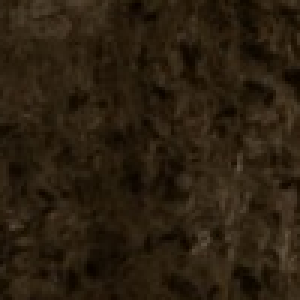
#> input picture tools/Image_quilting_for_texture_synthesis/image/tunnel.png, 100 x 100 px (shown 3 times larger)
$ python main.py
#> lines starting #> are read from the running program, lines starting #| are printed output that depends on the picture
### tools/Image_quilting_for_texture_synthesis/utils/generate.py
import os
import numpy as np
import cv2
from matplotlib import pyplot as plt
from math import ceil
from itertools import product

inf = np.float32('inf')
ErrorCombinationFunc = np.add


def findPatchHorizontal(refBlock, texture, blocksize, overlap, tolerance):
	'''
	Find best horizontal match from the texture
	'''
	H, W = texture.shape[:2]
	errMat = np.zeros((H-blocksize, W-blocksize)) + inf
	for i, j in product(range(H-blocksize), range(W-blocksize)):
		rmsVal = ((texture[i:i+blocksize, j:j+overlap] - refBlock[:, -overlap:])**2).mean()
		if rmsVal > 0:
			errMat[i, j] = rmsVal

	minVal = np.min(errMat)
	y, x = np.where(errMat < (1.0 + tolerance)*(minVal))
	c = np.random.randint(len(y))
	y, x = y[c], x[c]
	return texture[y:y+blocksize, x:x+blocksize]


def findPatchBoth(refBlockLeft, refBlockTop, texture, blocksize, overlap, tolerance):
	'''
	Find best horizontal and vertical match from the texture
	'''
	H, W = texture.shape[:2]
	errMat = np.zeros((H-blocksize, W-blocksize)) + inf
	for i, j in product(range(H-blocksize), range(W-blocksize)):
		rmsVal = ((texture[i:i+overlap, j:j+blocksize] - refBlockTop[-overlap:, :])**2).mean()
		rmsVal = rmsVal + ((texture[i:i+blocksize, j:j+overlap] - refBlockLeft[:, -overlap:])**2).mean()
		if rmsVal > 0:
			errMat[i, j] = rmsVal

	minVal = np.min(errMat)
	y, x = np.where(errMat < (1.0 + tolerance)*(minVal))
	c = np.random.randint(len(y))
	y, x = y[c], x[c]
	return texture[y:y+blocksize, x:x+blocksize]


def findPatchVertical(refBlock, texture, blocksize, overlap, tolerance):
	'''
	Find best vertical match from the texture
	'''
	H, W = texture.shape[:2]
	errMat = np.zeros((H-blocksize, W-blocksize)) + inf
	for i, j in product(range(H-blocksize), range(W-blocksize)):
		rmsVal = ((texture[i:i+overlap, j:j+blocksize] - refBlock[-overlap:, :])**2).mean()
		if rmsVal > 0:
			errMat[i, j] = rmsVal

	minVal = np.min(errMat)
	y, x = np.where(errMat < (1.0 + tolerance)*(minVal))
	c = np.random.randint(len(y))
	y, x = y[c], x[c]
	return texture[y:y+blocksize, x:x+blocksize]


def getMinCutPatchHorizontal(block1, block2, blocksize, overlap):
	'''
	Get the min cut patch done horizontally
	'''
	err = ((block1[:, -overlap:] - block2[:, :overlap])**2).mean(2)
	# maintain minIndex for 2nd row onwards and
	minIndex = []
	E = [list(err[0])]
	for i in range(1, err.shape[0]):
		# Get min values and args, -1 = left, 0 = middle, 1 = right
		e = [inf] + E[-1] + [inf]
		e = np.array([e[:-2], e[1:-1], e[2:]])
		# Get minIndex
		minArr = e.min(0)
		minArg = e.argmin(0) - 1
		minIndex.append(minArg)
		# Set Eij = e_ij + min_
		Eij = err[i] + minArr
		E.append(list(Eij))

	# Check the last element and backtrack to find path
	path = []
	minArg = np.argmin(E[-1])
	path.append(minArg)

	# Backtrack to min path
	for idx in minIndex[::-1]:
		minArg = minArg + idx[minArg]
		path.append(minArg)
	# Reverse to find full path
	path = path[::-1]
	mask = np.zeros((blocksize, blocksize, block1.shape[2]))
	for i in range(len(path)):
		mask[i, :path[i]+1] = 1

	resBlock = np.zeros(block1.shape)
	resBlock[:, :overlap] = block1[:, -overlap:]
	resBlock = resBlock*mask + block2*(1-mask)
	# resBlock = block1*mask + block2*(1-mask)
	return resBlock


def getMinCutPatchVertical(block1, block2, blocksize, overlap):
	'''
	Get the min cut patch done vertically
	'''
	resBlock = getMinCutPatchHorizontal(np.rot90(block1), np.rot90(block2), blocksize, overlap)
	return np.rot90(resBlock, 3)


def getMinCutPatchBoth(refBlockLeft, refBlockTop, patchBlock, blocksize, overlap):
	'''
	Find minCut for both and calculate
	'''
	err = ((refBlockLeft[:, -overlap:] - patchBlock[:, :overlap])**2).mean(2)
	# maintain minIndex for 2nd row onwards and
	minIndex = []
	E = [list(err[0])]
	for i in range(1, err.shape[0]):
		# Get min values and args, -1 = left, 0 = middle, 1 = right
		e = [inf] + E[-1] + [inf]
		e = np.array([e[:-2], e[1:-1], e[2:]])
		# Get minIndex
		minArr = e.min(0)
		minArg = e.argmin(0) - 1
		minIndex.append(minArg)
		# Set Eij = e_ij + min_
		Eij = err[i] + minArr
		E.append(list(Eij))

	# Check the last element and backtrack to find path
	path = []
	minArg = np.argmin(E[-1])
	path.append(minArg)

	# Backtrack to min path
	for idx in minIndex[::-1]:
		minArg = minArg + idx[minArg]
		path.append(minArg)
	# Reverse to find full path
	path = path[::-1]
	mask1 = np.zeros((blocksize, blocksize, patchBlock.shape[2]))
	for i in range(len(path)):
		mask1[i, :path[i]+1] = 1

	###################################################################
	## Now for vertical one
	err = ((np.rot90(refBlockTop)[:, -overlap:] - np.rot90(patchBlock)[:, :overlap])**2).mean(2)
	# maintain minIndex for 2nd row onwards and
	minIndex = []
	E = [list(err[0])]
	for i in range(1, err.shape[0]):
		# Get min values and args, -1 = left, 0 = middle, 1 = right
		e = [inf] + E[-1] + [inf]
		e = np.array([e[:-2], e[1:-1], e[2:]])
		# Get minIndex
		minArr = e.min(0)
		minArg = e.argmin(0) - 1
		minIndex.append(minArg)
		# Set Eij = e_ij + min_
		Eij = err[i] + minArr
		E.append(list(Eij))

	# Check the last element and backtrack to find path
	path = []
	minArg = np.argmin(E[-1])
	path.append(minArg)

	# Backtrack to min path
	for idx in minIndex[::-1]:
		minArg = minArg + idx[minArg]
		path.append(minArg)
	# Reverse to find full path
	path = path[::-1]
	mask2 = np.zeros((blocksize, blocksize, patchBlock.shape[2]))
	for i in range(len(path)):
		mask2[i, :path[i]+1] = 1
	mask2 = np.rot90(mask2, 3)


	mask2[:overlap, :overlap] = np.maximum(mask2[:overlap, :overlap] - mask1[:overlap, :overlap], 0)

	# Put first mask
	resBlock = np.zeros(patchBlock.shape)
	resBlock[:, :overlap] = mask1[:, :overlap]*refBlockLeft[:, -overlap:]
	resBlock[:overlap, :] = resBlock[:overlap, :] + mask2[:overlap, :]*refBlockTop[-overlap:, :]
	resBlock = resBlock + (1-np.maximum(mask1, mask2))*patchBlock
	return resBlock


def generateTextureMap(image, blocksize, overlap, outH, outW, tolerance):
	nH = int(ceil((outH - blocksize)*1.0/(blocksize - overlap)))
	nW = int(ceil((outW - blocksize)*1.0/(blocksize - overlap)))

	textureMap = np.zeros(((blocksize + nH*(blocksize - overlap)), (blocksize + nW*(blocksize - overlap)), image.shape[2]))

	# Starting index and block
	H, W = image.shape[:2]
	randH = np.random.randint(H - blocksize)
	randW = np.random.randint(W - blocksize)

	startBlock = image[randH:randH+blocksize, randW:randW+blocksize]
	textureMap[:blocksize, :blocksize, :] = startBlock

	# Fill the first row
	for i, blkIdx in enumerate(range((blocksize-overlap), textureMap.shape[1]-overlap, (blocksize-overlap))):
		# Find horizontal error for this block
		# Calculate min, find index having tolerance
		# Choose one randomly among them
		# blkIdx = block index to put in
		refBlock = textureMap[:blocksize, (blkIdx-blocksize+overlap):(blkIdx+overlap)]
		patchBlock = findPatchHorizontal(refBlock, image, blocksize, overlap, tolerance)
		minCutPatch = getMinCutPatchHorizontal(refBlock, patchBlock, blocksize, overlap)
		textureMap[:blocksize, (blkIdx):(blkIdx+blocksize)] = minCutPatch
	print("{} out of {} rows complete...".format(1, nH+1))


	### Fill the first column
	for i, blkIdx in enumerate(range((blocksize-overlap), textureMap.shape[0]-overlap, (blocksize-overlap))):
		# Find vertical error for this block
		# Calculate min, find index having tolerance
		# Choose one randomly among them
		# blkIdx = block index to put in
		refBlock = textureMap[(blkIdx-blocksize+overlap):(blkIdx+overlap), :blocksize]
		patchBlock = findPatchVertical(refBlock, image, blocksize, overlap, tolerance)
		minCutPatch = getMinCutPatchVertical(refBlock, patchBlock, blocksize, overlap)

		textureMap[(blkIdx):(blkIdx+blocksize), :blocksize] = minCutPatch

	### Fill in the other rows and columns
	for i in range(1, nH+1):
		for j in range(1, nW+1):
			# Choose the starting index for the texture placement
			blkIndexI = i*(blocksize-overlap)
			blkIndexJ = j*(blocksize-overlap)
			# Find the left and top block, and the min errors independently
			refBlockLeft = textureMap[(blkIndexI):(blkIndexI+blocksize), (blkIndexJ-blocksize+overlap):(blkIndexJ+overlap)]
			refBlockTop  = textureMap[(blkIndexI-blocksize+overlap):(blkIndexI+overlap), (blkIndexJ):(blkIndexJ+blocksize)]

			patchBlock = findPatchBoth(refBlockLeft, refBlockTop, image, blocksize, overlap, tolerance)
			minCutPatch = getMinCutPatchBoth(refBlockLeft, refBlockTop, patchBlock, blocksize, overlap)

			textureMap[(blkIndexI):(blkIndexI+blocksize), (blkIndexJ):(blkIndexJ+blocksize)] = minCutPatch

			# refBlockLeft = 0.5
			# textureMap[(blkIndexI):(blkIndexI+blocksize), (blkIndexJ-blocksize+overlap):(blkIndexJ+overlap)] = refBlockLeft
			# textureMap[(blkIndexI-blocksize+overlap):(blkIndexI+overlap), (blkIndexJ):(blkIndexJ+blocksize)] = [0.5, 0.6, 0.7]
			# break
		print("{} out of {} rows complete...".format(i+1, nH+1))
		# break

	return textureMap

### tools/Image_quilting_for_texture_synthesis/main.py
import os
import numpy as np
import argparse
import cv2
from matplotlib import pyplot as plt
from utils.preprocess import *
from utils.generate import *
from math import ceil

## Get parser arguments
parser = argparse.ArgumentParser()
parser.add_argument("-i", "--image_path", type=str, default="image/tunnel.png", help="path of image you want to quilt")
parser.add_argument("-b", "--block_size", type=int, default=60, help="block size in pixels")
parser.add_argument("-o", "--overlap", type=int, default=1.0/4, help="overlap size in pixels (defaults to 1/6th of block size)")
parser.add_argument("-s", "--scale", type=float, default=20, help="Scaling w.r.t. to image size")
parser.add_argument("-n", "--num_outputs", type=int, default=1, help="number of output textures required")
parser.add_argument("-f", "--output_file", type=str, default="output_.png", help="output file name")
parser.add_argument("-p", "--plot", type=int, default=1, help="Show plots")
parser.add_argument("-t", "--tolerance", type=float, default=0.1, help="Tolerance fraction")

args = parser.parse_args()

if __name__ == "__main__":
	# Start the main loop here
	path = args.image_path
	block_size = args.block_size
	scale = args.scale
	overlap = args.overlap
	print("Using plot {}".format(args.plot))
	# Set overlap to 1/6th of block size
	if overlap > 0:
		overlap = int(block_size*args.overlap)
	else:
		overlap = int(block_size/6.0)

	# Get all blocks
	image = cv2.imread(path)
#> image is the input picture: shape (100, 100, 3); mean B, G, R 15.7, 30.9, 42.7
	image = cv2.cvtColor(image, cv2.COLOR_BGR2RGB)/255.0
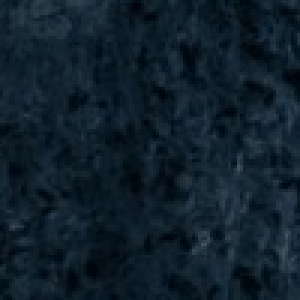
#> image: shape (100, 100, 3) float64 (shown 3 times larger); mean B, G, R 0.167, 0.121, 0.0614
	print("Image size: ({}, {})".format(*image.shape[:2]))
#| Image size: (100, 100)

	H, W = image.shape[:2]
#> H = 100; W = 100
	outH, outW = int(scale*H), int(scale*W)
#> outH = 2000; outW = 2000

	for i in range(args.num_outputs):
#> (the run stopped early here; a loop or call above may not have finished)
